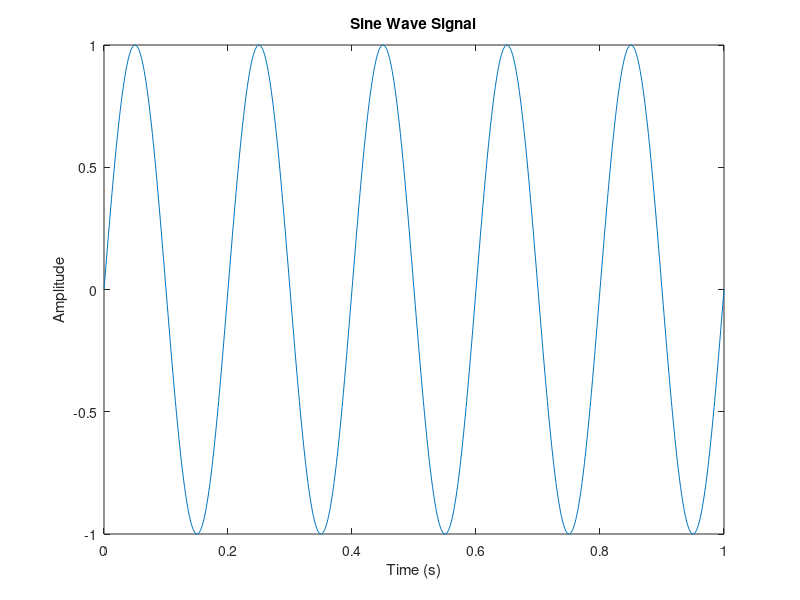
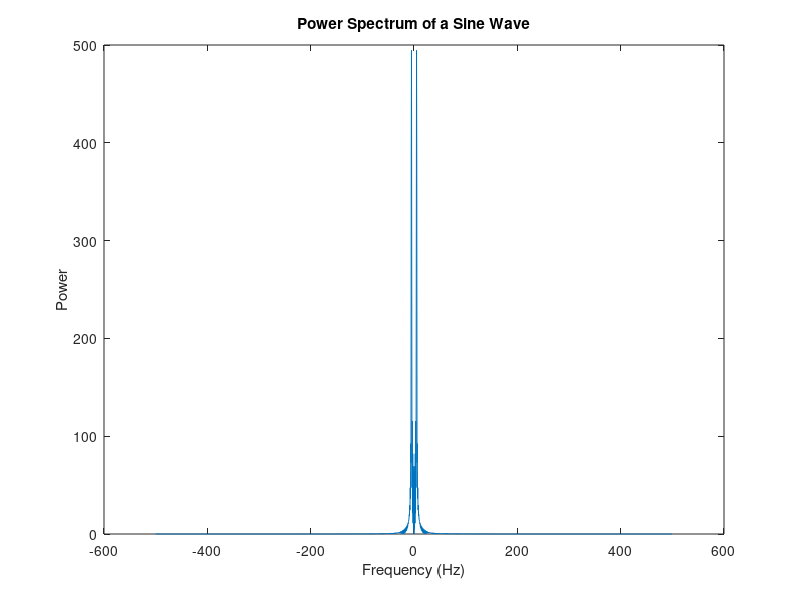

Here is the MATLAB script that generated these plots, in order:
Fs = 1000; % Sampling frequency
t = 0:1/Fs:1; % Time vector of 1 second 
f = 5; % Create a sine wave of f Hz.
x = sin(2*pi*t*f); 
nfft = 2048; % Length of FFT
% Take fft, padding with zeros so that length(X) is equal to nfft 
X = fft(x,nfft); 
% FFT is symmetric, throw away second half
% X = X(1:nfft/2); 
X = fftshift(X);
% Take the magnitude of fft of x
mx = abs(X);
% Frequency vector
f = (-nfft/2:nfft/2-1)*Fs/nfft;
% f = (0:nfft/2-1)*Fs/nfft; 
% Generate the plot, title and labels. 
figure(1);
plot(t,x);
title('Sine Wave Signal'); 
xlabel('Time (s)'); 
ylabel('Amplitude'); 
figure(2);
plot(f,mx); 
title('Power Spectrum of a Sine Wave'); 
xlabel('Frequency (Hz)'); 
ylabel('Power');